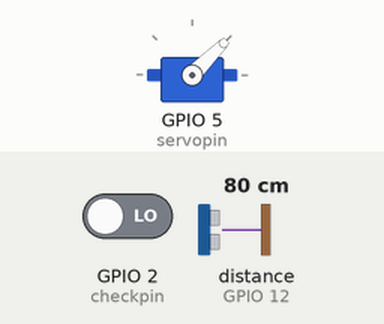
This sketch was run on a simulated ESP8266 (NodeMCU). On the bench: servo. Wiring (inferred from the names in the program): ultrasonic range finder: trigger GPIO 14; echo GPIO 12. Inputs (shaded band) come from the test bench; at power-on: GPIO 2 (checkpin) LOW, distance to the obstacle (sensor on GPIO 12) 80 cm. The echo pulse lasts 58.3 µs per cm; no radio packets arrive unless stated; what the sketch prints to the serial monitor is not drawn.

Above: at 1.2 s.
1.3 s: GPIO 2 (checkpin) driven HIGH
At 2.3 s:
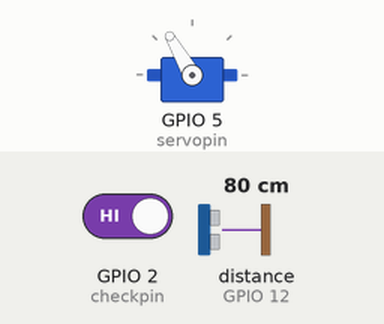
4.5 s: GPIO 2 (checkpin) driven LOW
At 5.1 s:
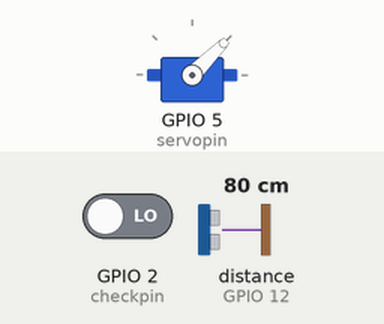
Timing chart, 0 to 7.5 s (numbered marks = the images above; inputs shaded):
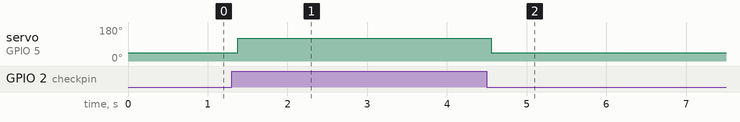

The sketch:

first_try.ino
```cpp
#include <RH_ASK.h>
#include <SPI.h> // Not actually used but needed to compile
#include <Servo.h>
//rf
RH_ASK driver(2000, 2, 4, 16); // ESP8266 or ESP32: do not use pin 11 transmitting on gipo4-D2
//ultrasonic sensor
// defines pins numbers
const int trigPin = 14;  //D5
const int echoPin = 12;  //D6

/////Testing for servo://///////////////////
Servo myservo;  // create servo object to control a servo
                // twelve servo objects can be created on most boards
const int checkpin=2;
const int servopin=5;


// defines variables ultrasonic
long duration;
int distance;
//variable for water tank water control
  float total_height=26;//this variable needs to be exposed to the web-page so that it can be changed.
  float distance_waterlevel;//indicates the distance between the ultrasonic sensor and the waterlevel.
  float percentage_water_in_tank;
  int upper_level_percentage_water_in_tank=80;//should also be expose to the internet for change
  int lower_percentage_water_in_tank=20;//expose to the internet
  float current_height;
  //variables for pump control- (:note the pump is controlled via an rf transmitter so the variables for the rf will also be included here)

void setup() {
  // put your setup code here, to run once:
pinMode(trigPin, OUTPUT); // Sets the trigPin as an Output
pinMode(echoPin, INPUT); // Sets the echoPin as an Input`vx
pinMode(checkpin,INPUT);
if (!driver.init())
         Serial.println("init failed");
Serial.begin(9600); // Starts the serial communication

}

void loop() {
 servoFunction();
 ultrasonicFunction();
 relayFunction();


 Serial.println("looping");
}

void relayFunction(){
  if(percentage_water_in_tank<lower_percentage_water_in_tank){
    const char *msg = "1";
    driver.send((uint8_t *)msg, strlen(msg));
    Serial.println("low water");
    //driver.waitPacketSent();


  }
  else if (percentage_water_in_tank>upper_level_percentage_water_in_tank){
    //turn off the water pump
    const char *msg = "0";
    driver.send((uint8_t *)msg,strlen(msg));
    Serial.println("tank full");
    //driver.waitPacketSent();
  }
}
void ultrasonicFunction(){
  // put your main code here, to run repeatedly:
  digitalWrite(trigPin, LOW);
  delayMicroseconds(2);

  // Sets the trigPin on HIGH state for 10 micro seconds
  digitalWrite(trigPin, HIGH);
  delayMicroseconds(10);
  digitalWrite(trigPin, LOW);
  // Reads the echoPin, returns the sound wave travel time in microseconds
  duration = pulseIn(echoPin, HIGH);
  // Calculating the distance
  distance= duration*0.034/2;
  distance_waterlevel=distance;
  current_height=total_height-distance_waterlevel;//indicates the current height of the water level.
  percentage_water_in_tank=(current_height/total_height)*100;
 Serial.println(""+String(total_height)+"-"+String(distance_waterlevel)+"="+String(current_height));
 Serial.println(String(percentage_water_in_tank)+"%");
 delay(100);
}


void servoFunction(){
  if(digitalRead(checkpin)){
  if(myservo.read()==120){
  return;
  }
  myservo.attach(servopin);
  myservo.write(120);
  delay(300);
  Serial.print("Supply output is on");
 }
 else if(!digitalRead(checkpin)){
  if(myservo.read()==45){
  return;
  }
  myservo.attach(servopin);
  myservo.write(45);
  delay(300);

  Serial.print("Supply output is off");
 }
Serial.println("servo position is currently at "+String(myservo.read()));
}
```

Measured:
- after the input at 1.3 s, servo on GPIO 5 (servopin): 45° → 120° after 0.08 s
- after the input at 4.5 s, servo on GPIO 5 (servopin): 120° → 45° after 0.05 s
